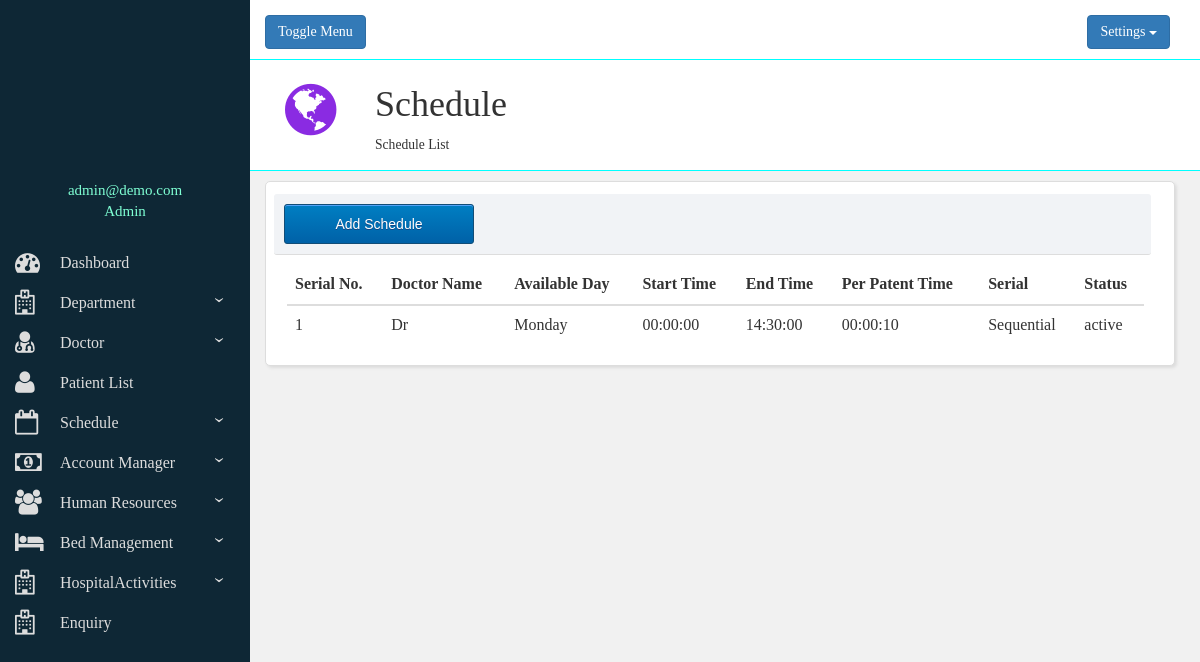
Screenshot of /schedule-list.php (signed in) with the database file from the repository.
### tables this page shows
CREATE TABLE `schedule` (
  `id` int(11) NOT NULL,
  `dname` varchar(30) NOT NULL,
  `adays` varchar(9) NOT NULL,
  `stime` time NOT NULL,
  `etime` time NOT NULL,
  `pptime` time NOT NULL,
  `serial` varchar(15) NOT NULL,
  `status` varchar(8) NOT NULL
);

### schedule-list.php (the view, shortened to what this page needs)
<?php
 include("structure.php");
?>
        <div id="change">
        	<div class="row bbtm">
              <div class="col-lg-12">
                <div class="header-icon"><i class="fa fa-globe" aria-hidden="true"></i></div>
                  <div class="header-title">
                    <h1>Schedule</h1>
                    <small>Schedule List</small>
                  </div>
              </div>
            </div>
            <div class="container-fluid relative" style="margin-top: 10px;margin-right: 30px;">
        			  <div class="row" style="padding: 10px;">
        			    <div class="col-sm-12 mbutton">
                    <a href="add-schedule.php"><input type="button" class="myButton" value="Add Schedule"></a>
        			    </div>
        			  </div>
        			  <div class="row" id="viewall" style="padding-right: 30px;padding-left: 10px;">
                    <?php
                            require("connection.php");
                            $str="select * from schedule;";
                            $result= mysqli_query($con, $str);
                            $s=1;
                    ?>
                    <table class="table table-hover">
                        <thead>
                          <tr>
                            <th>Serial No.</th>
                            <th>Doctor Name</th>
                            <th>Available Day</th>
                            <th>Start Time</th>
                            <th>End Time</th>
                            <th>Per Patent Time</th>
                            <th>Serial</th>
                            <th>Status</th>
                        </tr>
                        </thead>
                        <tbody>
                        <?php
                        while ($row= mysqli_fetch_array($result,MYSQLI_ASSOC)){
                            echo "<tr>";
                            echo "<td>".$s."</td>";
                            echo "<td>".$row['dname']."</td>";
                            echo "<td>".$row['adays']."</td>";
                            echo "<td>".$row['stime']."</td>";
                            echo "<td>".$row['etime']."</td>";
                            echo "<td>".$row['pptime']."</td>";
                            echo "<td>".$row['serial']."</td>";
                            echo "<td>".$row['status']."</td>";
                            echo "</tr>";
                            $s++;
                        }
                        ?>
                        </tbody>
                      </table>
        			  </div>
        			</div>
          </div>
      </div>
    </div>
  </div>
</body>

### css/addacc.css (style rules this page uses)
div.relative { position:relative; background-color:#FFFFFF; padding-top:10px; padding-left:26px; border-radius:5px; box-shadow: 2px 2px 3px #DDDDDD; border-style:solid; border-color:#DDDDDD; border-width:1px; }
div { font-family:calibri; font-size:16px; }
td { padding-top:10px; }
.mbutton { margin-left:-13px; margin-top:-8px; background-color:#F1F3F6; border-radius:3px; padding:10px; margin-right:5px; border-bottom-width:1px; border-bottom-color:#DDDDDD; border-bottom-style:solid; }
.myButton { -moz-box-shadow:inset 0px 1px 0px 0px #54a3f7; -webkit-box-shadow:inset 0px 1px 0px 0px #54a3f7; box-shadow:inset 0px 1px 0px 0px #54a3f7; background:-webkit-gradient(linear, left top, left bottom, color-stop(0.05, #007dc1), color-stop(1, #0061a7)); background:-moz-linear-gradient(top, #007dc1 5%, #0061a7 100%); background:-webkit-linear-gradient(top, #007dc1 5%, #0061a7 100%); background:-o-linear-gradient(top, #007dc1 5%, #0061a7 100%); background:-ms-linear-gradient(top, #007dc1 5%, #0061a7 100%); background:linear-gradient(to bottom, #007dc1 5%, #0061a7 100%); filter:progid:DXImageTransform.Microsoft.gradient(startColorstr='#007dc1', endColorstr='#0061a7',GradientType=0); background-color:#007dc1; -moz-border-radius:3px; -webkit-border-radius:3px; border-radius:3px; border:1px solid #124d77; display:inline-block; cursor:pointer; color:#ffffff; font-family:Arial; font-size:14px; padding:6px 24px; text-decoration:none; text-shadow:0px 1px 0px #154682; width:190px; height:40px; }

### structure.php (style rules this page uses)
i { padding-right: 15px; font-size: 25px; }
.bbtm { border-bottom-style: solid; padding-bottom: 10px; border-width: 0.2px; border-bottom-color: aqua; background-color: #fff; }
.header-icon { float: left; padding: 20px; color: blueviolet; font-size: 60px; line-height: 60px; }
.header-title { padding: 5px 0px 5px 10px; height: 100px; margin-left: 100px; }

### rows the page displays
schedule: dname "Dr", adays "Monday", stime "00:00:00", etime "14:30:00", pptime "00:00:10", serial "Sequential", status "active"

### other values shown
$_SESSION['email'] "admin@demo.com"
$_SESSION['role'] "Admin"
